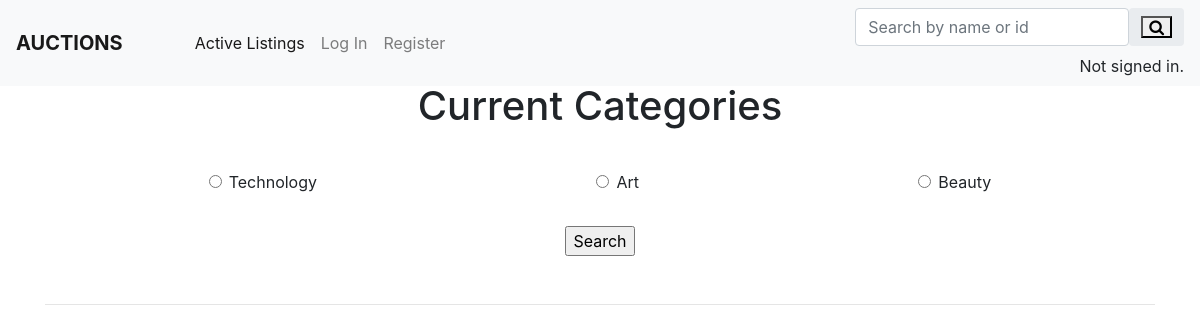
The page /categories on the database its author committed.
### auctions/models.py (models this page shows, shortened)
class AuctionListing(models.Model):
    name  = models.CharField(max_length=64)
    description = models.TextField(max_length=1000)
    feature1 = models.CharField(max_length=1000, null=True, blank=True)
    feature2 = models.CharField(max_length=1000, null=True, blank=True)
    feature3 = models.CharField(max_length=1000, null=True, blank=True)
    feature4 = models.CharField(max_length=1000, null=True, blank=True)
    feature5 = models.CharField(max_length=1000, null=True, blank=True)
    category = models.CharField(max_length=64 ,choices=categories, default='')
    price = models.PositiveIntegerField()
    image = models.ForeignKey(Image, on_delete=models.SET_NULL , null=True)
    user = models.ForeignKey(User, on_delete=models.CASCADE)
    is_active = models.BooleanField(default=True)
    timestamp = models.DateTimeField()

### auctions/views.py (the view, shortened to what this page needs)
# urls.py: path("categories", views.categories, name="categories"),
def categories(request):
    user = request.user
    counter = 0
    categories = set()
    listings = AuctionListing.objects.filter().all()
    for listing in listings:
        categories.add(listing.category)
    return render(request, "auctions/categories.html", {
        "counter": counter,
        "categories": categories,
    })

### auctions/templates/auctions/categories.html (shortened to what this page needs)
{% extends 'auctions/layout.html' %}
{% block body %}
    <div class="container pt-3">
        <div class="text-center p-2"><h1>Current Categories</h1></div>
        <form action="{% url 'categories' %}" method="post">
            <div class="d-flex flex-row justify-content-around p-4">
                {% for category in categories %}
                <div class="form-check">
                    <input class="form-check-input" type="radio" name="category" id="{{ category }}" value="{{ category }}">
                    <label for="{{ category }}" class="form-check-label">{{ category }}</label>
                </div>
                {% endfor %}
            </div>
            <div class="text-center p-2"><input type="submit" value="Search"></div>
        </form><br><hr><br>
{% endblock %}

### auctions/static/auctions/styles.css (style rules this page uses)
body { padding: 10px; }

### rows shown on the page
AuctionListing: categories "Technology"
AuctionListing: categories "Art"
AuctionListing: categories "Beauty"
